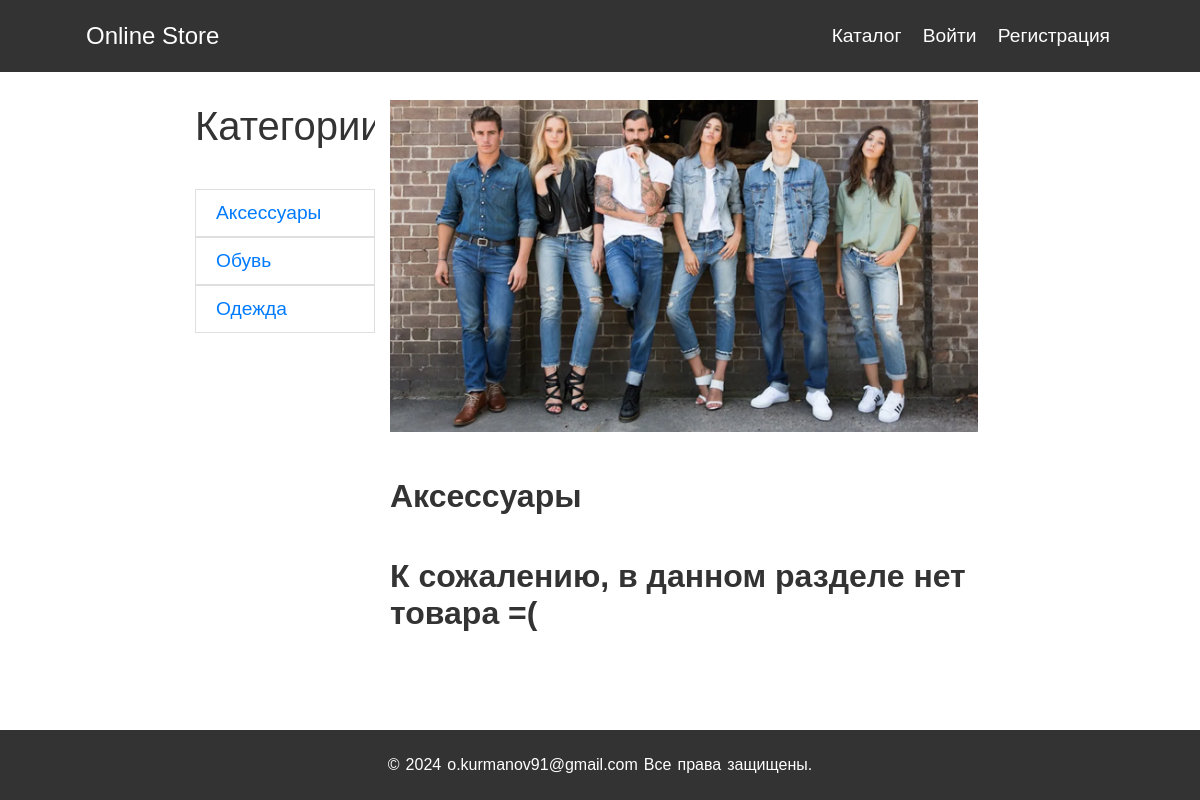
The app's page /products/catalog/aksessuary/ with its own data.
### products/models.py (models this page shows, shortened)
class Category(models.Model):
    name = models.CharField(max_length=255, unique=True)
    slug = models.SlugField(max_length=255, unique=True)
    class Meta:
        ordering = ('name',)
        verbose_name = "Категория"
        verbose_name_plural = "Категории"

### products/views.py (the view)
# urls.py: path('catalog/<slug:slug>/', CatalogView.as_view(), name='category_by_slug'),
class CatalogView(ListView):
    model = Product
    template_name = 'products/catalog.html'
    context_object_name = 'products'
    paginate_by = 3
    def setup(self, request, *args, **kwargs):
        super().setup(request, *args, **kwargs)
        self.categories = Category.objects.all()
        self.title = 'Каталог товаров'
    def get_queryset(self):
        slug = self.kwargs.get('slug')
        if slug:
            category = get_object_or_404(self.categories, slug=slug)  # Получаем категорию по слагу из списка категорий
            self.title = category.name
            return Product.objects.filter(inventory__quantity__gt=0, category=category).annotate(
                num_products=Count('id')).order_by('id')
        return Product.objects.filter(inventory__quantity__gt=0).annotate(num_products=Count('id')).order_by('id')
    def get_context_data(self, **kwargs):
        context = super().get_context_data(**kwargs)
        context['title'] = self.title
        context['categories'] = self.categories
        self.request.session['catalog_url'] = self.request.get_full_path()
        return context

### products/templates/products/catalog.html
{% extends 'products/base.html' %}
{% load static %}
{% block css %}
    <link rel="stylesheet" href="{% static 'products/css/catalog.css' %}">
{% endblock %}
{% block content %}
    <div class="content">
        <div class="category-container">
            <div class="category-header">
                Категории
            </div>
            <div class="category-list">
                <ul>
                    {% for category in categories %}
                        <li><a href="{% url 'OnlineStore_products:category_by_slug' category.slug %}">{{ category.name }}</a></li>
                    {% endfor %}
                </ul>
            </div>
        </div>
        <div class="advertisement-and-products">
            <div class="advertisement">
                <img src="{% static 'products/img/category.jpg' %}" alt="Рекламное изображение">
            </div>
            <h1>{{ title }}</h1>
            {% if products %}
                <div class="product-list">
                    {% for product in products %}
                    <div class="product-container">
                        <div class="product">
                            <a href="{{ product.id }}"><img src="{{ product.image.url }}" alt=""></a>
                            <h2><a href="{{ product.id }}">{{ product.name }}</a></h2>
                            <p>{{ product.description }}</p>
                            <p>{{ product.price }} руб.</p>
                        </div>
                    </div>
                    {% endfor %}
                </div>
                <div class="pagination">
                    <span class="step-links">
                        {% if page_obj.has_previous %}
                            <a href="?page=1">&laquo; первая</a>
                            <a href="?page={{ page_obj.previous_page_number }}">предыдущая</a>
                        {% endif %}
                        {% for page in page_obj.paginator.page_range %}
                            {% if page == page_obj.number %}
                                <span class="current">{{ page }}</span>
                            {% elif page >= page_obj.number|add:-2 and page <= page_obj.number|add:2  %}
                                <a href="?page={{ page }}">{{ page }}</a>
                            {% endif %}
                        {% endfor %}
                        {% if page_obj.has_next %}
                            <a href="?page={{ page_obj.next_page_number }}">следующая</a>
                            <a href="?page={{ page_obj.paginator.num_pages }}">последняя &raquo;</a>
                        {% endif %}
                    </span>
                </div>
            {% else %}
                <h1>К сожалению, в данном разделе нет товара =(</h1>
            {% endif %}
        </div>
    </div>
{% endblock %}

### products/static/products/css/base.css (style rules this page uses)
body { font-family: Arial, sans-serif; margin: 0; padding: 0; }
* { overflow: auto; }

### products/static/products/css/catalog.css (style rules this page uses)
.content { max-width: 70%; margin-right: auto; margin-left: auto; display: flex; flex-wrap: wrap; margin-top: 80px; }
.category-container { width: 15%; margin-bottom: 20px; padding-right: 15px; padding-left: 15px; position: fixed; top: 80px; }
.category-header { margin-top: 1.5rem !important; margin-bottom: 1.5rem !important; font-size: 2.5rem; color: #333; }
.category-list li { border: 1px solid rgba(0,0,0,.125); padding: .75rem 1.25rem; }
.category-list ul { list-style: none; padding: 0; }
.category-list a { font-size: 1.2rem; text-decoration: none; color: #007bff; }
.advertisement-and-products { flex: 0 0 70%; display: flex; flex-direction: column; margin-top: 20px; margin-bottom: 100px; margin-left: 25%; }
.advertisement-and-products h1 { color: #333; }
.advertisement img { width: 100%; height: auto; margin-bottom: 20px; }

### records on screen
Category: name "Аксессуары"
Category: name "Обувь"
Category: name "Одежда"
